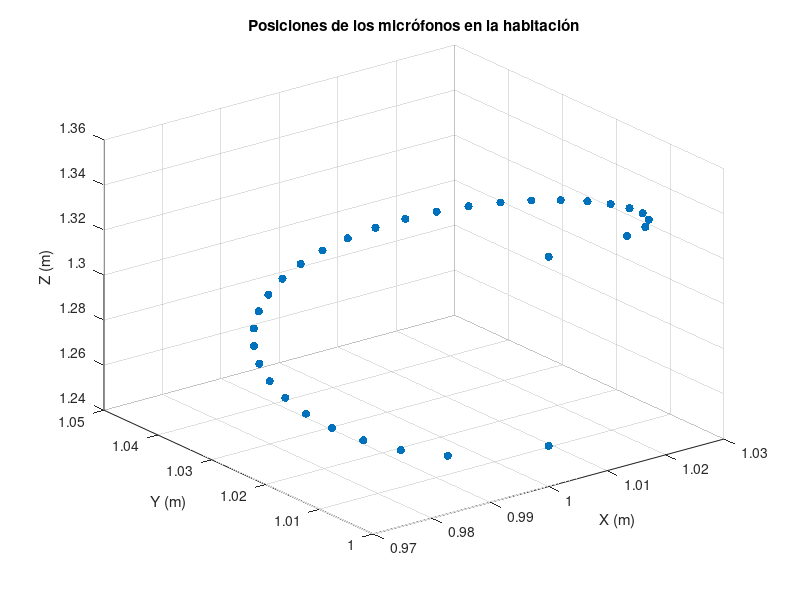

Here is the MATLAB script that generated this plot:

%%%%%%%%%%%%%%%%%%%%%%%%%%%%%%%%%%%%%%%%%%%%%%%%%%%%%%%%%%%%%%%%%%%%%%%%%%%
% SCRIPT WHICH DEFINES THE CORRESPONDING POSITIONS FOR SINGLE SENSORS IN A 
% HIGH ORDER MICROPHONE (E.G. EIGENMIKE)
%%%%%%%%%%%%%%%%%%%%%%%%%%%%%%%%%%%%%%%%%%%%%%%%%%%%%%%%%%%%%%%%%%%%%%%%%%%



clc;
clear all;
close all;

% Definir el número de micrófonos
num_mic = 32;

% Radio de la esfera (en metros)
radio_esfera = 0.042;  % 4.2 cm en metros

% Coordenadas del centro de la esfera
centro_esfera = [1, 1, 1.3];

% Calcular las posiciones de los micrófonos en coordenadas esféricas
theta = pi * (0:num_mic-1) / num_mic; % Ángulo polar
phi = acos(1 - 2 * (0:num_mic-1) / (num_mic - 1)); % Ángulo azimutal
r = radio_esfera * ones(1, num_mic); % Radio constante

% Convertir coordenadas esféricas a cartesianas
x = r .* sin(phi) .* cos(theta) + centro_esfera(1);
y = r .* sin(phi) .* sin(theta) + centro_esfera(2);
z = r .* cos(phi) + centro_esfera(3);


% Mostrar las posiciones de los micrófonos
figure;
scatter3(x, y, z, 'filled');
xlabel('X (m)');
ylabel('Y (m)');
zlabel('Z (m)');
title('Posiciones de los micrófonos en la habitación');
grid on;

disp('Posiciones de los micrófonos:');
for i = 1:num_mic
    fprintf('Sensor %d: x = %.4f m, y = %.4f m, z = %.4f m\n', i, x(i), y(i), z(i));
end
